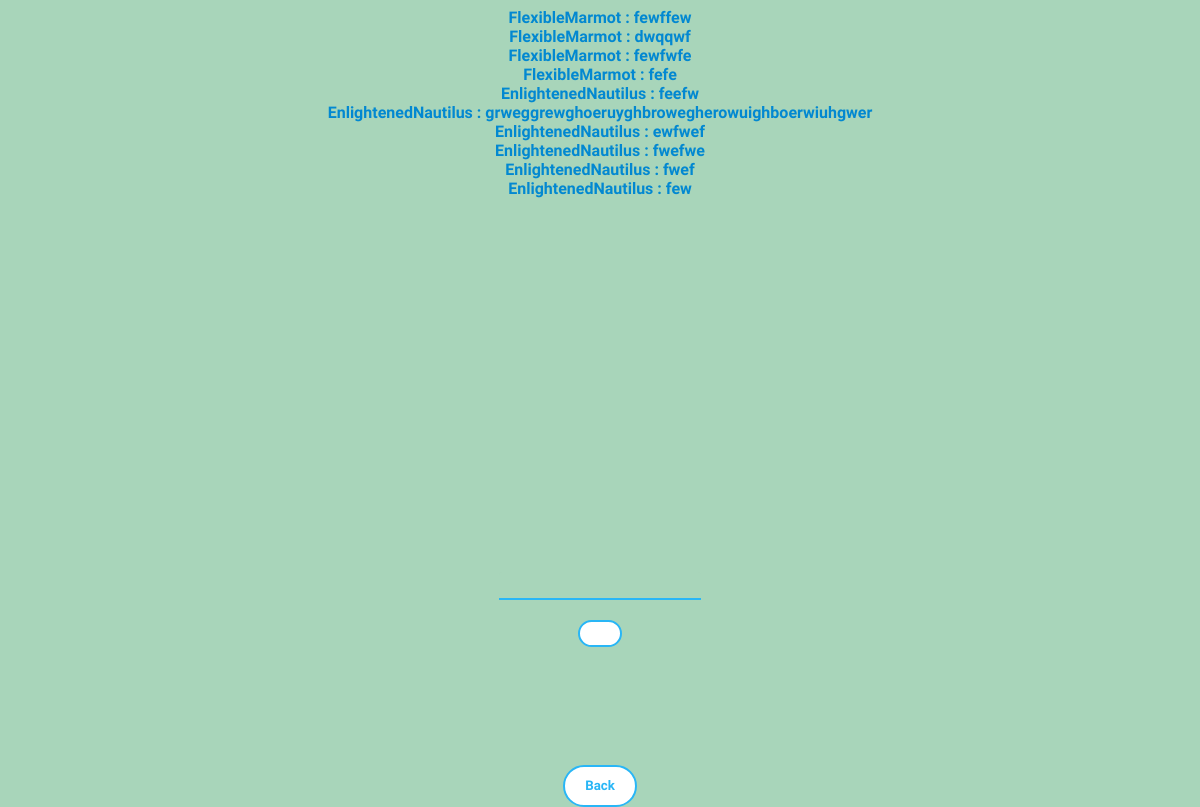
Before: /chat/chat/ with the older database file.
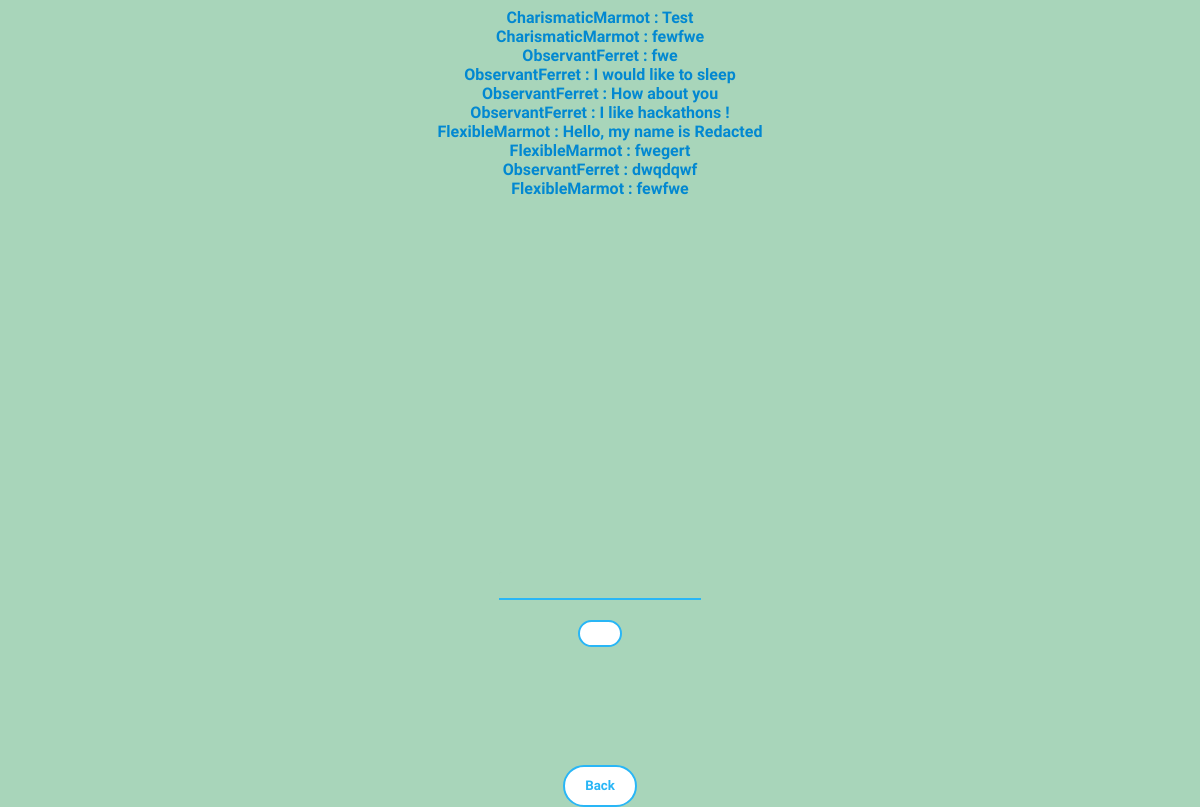
After: the same page with the newer database file.
### chat/models.py (models this page shows)
class Message(models.Model):
    username = models.CharField(max_length=50)
    text = models.CharField(max_length=200)

### chat/views.py (the view)
# urls.py: path("chat/", views.chat),
def chat(request):
    messages = Message.objects.all().order_by('-id').values()[:10]
    print(messages)
    return render(request, "chat/chat.html", {'messages':messages})

### chat/templates/chat/chat.html (shortened to what this page needs)
{% load static %}
<!DOCTYPE html>
<html >
<link rel="stylesheet" href="{% static 'style.css' %}">
<body>
    <div style="align-content: center; display: flex; flex-direction: column; color: #0288d1;">
        <div style="margin: auto; text-align: center;">
            {% for i in messages %}
                <div>{{i.username}} : {{i.text}}</div>
            {% endfor %}
        </div>
        <br>
        <div style="margin: auto; margin-top: 30%;">
            <input id='boite' type="text" >
            <br>
            <div style="align-content: center; display: flex; margin-top: 10%;">
                <button style="margin: auto;" onclick="sendMessage()">
            </div>
        </div>
        <div style="align-content: center; display: flex;">
          <button style="margin: auto; margin-top: 10%" onclick='window.history.go(-1); return false'>Back</button>
      </div>
    </div>
</body>
</html>

Changed rows visible on the page:
no longer on this page (row unchanged): Message: username "FlexibleMarmot", text "fewffew"
no longer on this page (row unchanged): Message: username "FlexibleMarmot", text "dwqqwf"
no longer on this page (row unchanged): Message: username "FlexibleMarmot", text "fewfwfe"
no longer on this page (row unchanged): Message: username "FlexibleMarmot", text "fefe"
no longer on this page (row unchanged): Message: username "EnlightenedNautilus", text "feefw"
no longer on this page (row unchanged): Message: username "EnlightenedNautilus", text "grweggrewghoeruyghbrowegherowuighboerwiuhgwer"
no longer on this page (row unchanged): Message: username "EnlightenedNautilus", text "ewfwef"
no longer on this page (row unchanged): Message: username "EnlightenedNautilus", text "fwefwe"
no longer on this page (row unchanged): Message: username "EnlightenedNautilus", text "fwef"
no longer on this page (row unchanged): Message: username "EnlightenedNautilus", text "few"
added Message: username "CharismaticMarmot", text "Test"
added Message: username "CharismaticMarmot", text "fewfwe"
added Message: username "ObservantFerret", text "fwe"
added Message: username "ObservantFerret", text "I would like to sleep"
added Message: username "ObservantFerret", text "How about you"
added Message: username "ObservantFerret", text "I like hackathons !"
added Message: username "FlexibleMarmot", text "Hello, my name is Redacted"
added Message: username "FlexibleMarmot", text "fwegert"
added Message: username "ObservantFerret", text "dwqdqwf"
added Message: username "FlexibleMarmot", text "fewfwe"
